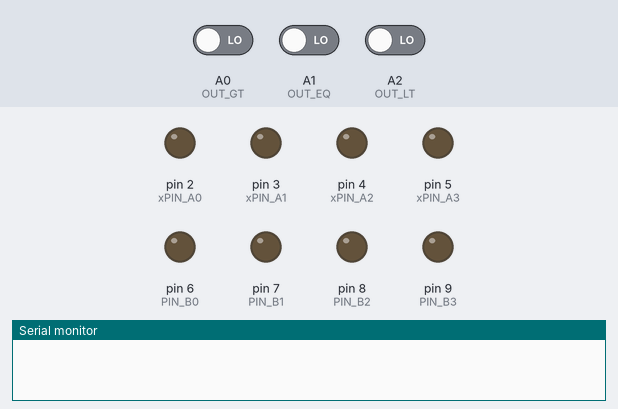
Recording of a sketch running on a simulated Arduino Nano, built with avr-gcc and run on an emulated ATmega328P. Parts: output pins drawn as LEDs (lit = HIGH), the last lines printed to the serial monitor. The inputs (shaded band) are chosen by the test bench; at power-on: A0 (OUT_GT) LOW, A1 (OUT_EQ) LOW, A2 (OUT_LT) LOW.

Above: at 0.1 s.
At 20.3 s:
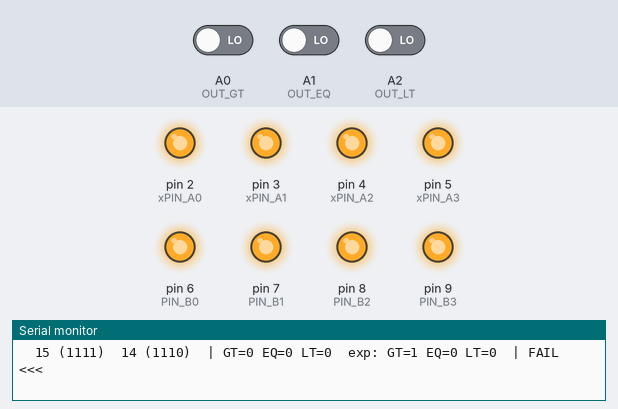
Timing chart, 0 to 21.8 s (numbered marks = the images above):
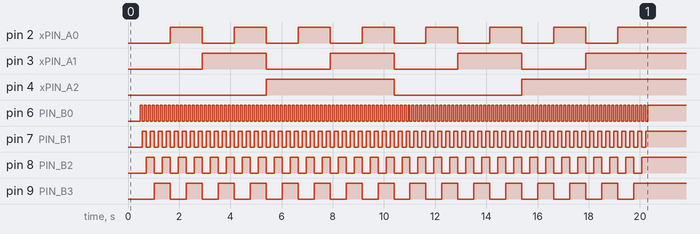

The sketch:

74LS85N_tester.ino
```cpp
// ============================================================
//  74LS85N 4-Bit Magnitude Comparator Tester
//  Arduino Nano
//
//  Wiring: Arduino pin (signal name) [chip pin]
//
//  Data inputs — word A:
//   D2  (A0) [10]   Least significant bit
//   D3  (A1) [12]
//   D4  (A2) [13]
//   D5  (A3) [15]   Most significant bit
//
//  Data inputs — word B:
//   D6  (B0) [9]    Least significant bit
//   D7  (B1) [11]
//   D8  (B2) [14]
//   D9  (B3) [1]    Most significant bit
//
//  Cascade inputs (standalone operation — fixed wiring):
//   GND (IA>B) [2]   Tie to GND
//   5V  (IA=B) [3]   Tie to 5V
//   GND (IA<B) [4]   Tie to GND
//
//  Outputs:
//   A0  (OA>B) [5]   HIGH when A > B
//   A1  (OA=B) [6]   HIGH when A = B
//   A2  (OA<B) [7]   HIGH when A < B
//
//   VCC [16] -> 5V
//   GND [8]  -> GND
//
//  NOTE: Cascade inputs [2],[3],[4] must be hardwired on the
//        breadboard/clip, not driven by Arduino pins.
//        [2] -> GND, [3] -> 5V, [4] -> GND
// ============================================================

// --- Word A input pins (A0=LSB, A3=MSB) ---
const int xPIN_A0 = 2;//conflict with a already existing macro for PIN_A0. temp change to xPIN_A0 to verify
const int xPIN_A1 = 3;
const int xPIN_A2 = 4;
const int xPIN_A3 = 5;

// --- Word B input pins (B0=LSB, B3=MSB) ---
const int PIN_B0 = 6;
const int PIN_B1 = 7;
const int PIN_B2 = 8;
const int PIN_B3 = 9;

// --- Output pins ---
const int OUT_GT = A0;   // OA>B
const int OUT_EQ = A1;   // OA=B
const int OUT_LT = A2;   // OA<B

// ---------------------------------------------------------------
// Apply a 4-bit value to word A or word B pins
// ---------------------------------------------------------------
void applyWord(int p0, int p1, int p2, int p3, uint8_t val) {
  digitalWrite(p0, (val >> 0) & 1);
  digitalWrite(p1, (val >> 1) & 1);
  digitalWrite(p2, (val >> 2) & 1);
  digitalWrite(p3, (val >> 3) & 1);
}

// ---------------------------------------------------------------
// Read outputs and return as a 3-bit value: bit2=GT, bit1=EQ, bit0=LT
// ---------------------------------------------------------------
uint8_t readOutputs() {
  delay(5);   // propagation settle
  uint8_t gt = digitalRead(OUT_GT);
  uint8_t eq = digitalRead(OUT_EQ);
  uint8_t lt = digitalRead(OUT_LT);
  return (gt << 2) | (eq << 1) | (lt << 0);
}

// ---------------------------------------------------------------
// Print a 4-bit value as a decimal and binary string e.g. " 5 (0101)"
// ---------------------------------------------------------------
void printVal(uint8_t v) {
  if (v < 10) Serial.print(F(" "));
  Serial.print(v);
  Serial.print(F(" ("));
  for (int i = 3; i >= 0; i--) Serial.print((v >> i) & 1);
  Serial.print(F(")"));
}

// ---------------------------------------------------------------
// Print outputs as GT/EQ/LT indicators
// ---------------------------------------------------------------
void printOutputs(uint8_t actual, uint8_t expected) {
  // actual
  Serial.print(F("GT="));  Serial.print((actual >> 2) & 1);
  Serial.print(F(" EQ=")); Serial.print((actual >> 1) & 1);
  Serial.print(F(" LT=")); Serial.print((actual >> 0) & 1);
  Serial.print(F("  exp: "));
  Serial.print(F("GT="));  Serial.print((expected >> 2) & 1);
  Serial.print(F(" EQ=")); Serial.print((expected >> 1) & 1);
  Serial.print(F(" LT=")); Serial.print((expected >> 0) & 1);
}

// ---------------------------------------------------------------
// Main test — runs all 256 A/B combinations
// ---------------------------------------------------------------
void runTest() {
  int passed = 0;
  int failed = 0;

  Serial.println(F("\n  A          B       | GT EQ LT  exp GT EQ LT | result"));
  Serial.println(F("  -----------------------------------------------------------------"));

  for (uint8_t a = 0; a < 16; a++) {
    for (uint8_t b = 0; b < 16; b++) {

      applyWord(xPIN_A0, xPIN_A1, xPIN_A2, xPIN_A3, a);
      applyWord(PIN_B0, PIN_B1, PIN_B2, PIN_B3, b);

      uint8_t actual = readOutputs();

      // Expected: exactly one output HIGH
      uint8_t expected;
      if      (a > b) expected = 0b100;   // GT
      else if (a == b) expected = 0b010;  // EQ
      else             expected = 0b001;  // LT

      bool ok = (actual == expected);
      if (ok) passed++; else failed++;

      // Only print failures and a sample of passes to keep output readable
      // Print all failures, and every 16th pass as a spot-check
      if (!ok || (a == b) || (b == 0 && a == 15) || (a == 0 && b == 15)) {
        Serial.print(F("  "));
        printVal(a);
        Serial.print(F("  "));
        printVal(b);
        Serial.print(F("  | "));
        printOutputs(actual, expected);
        Serial.print(F("  | "));
        Serial.println(ok ? F("PASS") : F("FAIL <<<"));
      }
    }
  }

  Serial.println(F("  -----------------------------------------------------------------"));
  Serial.print(F("  Passed: ")); Serial.print(passed);
  Serial.print(F("  Failed: ")); Serial.println(failed);
}

// ---------------------------------------------------------------
// setup
// ---------------------------------------------------------------
void setup() {
  Serial.begin(9600);
  while (!Serial) {}

  // Word A inputs
  pinMode(xPIN_A0, OUTPUT); digitalWrite(xPIN_A0, LOW);
  pinMode(xPIN_A1, OUTPUT); digitalWrite(xPIN_A1, LOW);
  pinMode(xPIN_A2, OUTPUT); digitalWrite(xPIN_A2, LOW);
  pinMode(xPIN_A3, OUTPUT); digitalWrite(xPIN_A3, LOW);

  // Word B inputs
  pinMode(PIN_B0, OUTPUT); digitalWrite(PIN_B0, LOW);
  pinMode(PIN_B1, OUTPUT); digitalWrite(PIN_B1, LOW);
  pinMode(PIN_B2, OUTPUT); digitalWrite(PIN_B2, LOW);
  pinMode(PIN_B3, OUTPUT); digitalWrite(PIN_B3, LOW);

  // Outputs
  pinMode(OUT_GT, INPUT);
  pinMode(OUT_EQ, INPUT);
  pinMode(OUT_LT, INPUT);

  delay(100);

  Serial.println(F("\n========================================"));
  Serial.println(F("  74LS85N 4-Bit Magnitude Comparator"));
  Serial.println(F("  Tester — 256 A/B combinations"));
  Serial.println(F("========================================"));
  Serial.println(F("  Showing: all failures + spot-check rows"));
  Serial.println(F("  (A=B, A=0 vs B=15, A=15 vs B=0)"));

  runTest();

  Serial.println(F("\n============================="));
  Serial.println(F("Press reset to test again."));
}

// ---------------------------------------------------------------
// loop
// ---------------------------------------------------------------
void loop() {}
```
